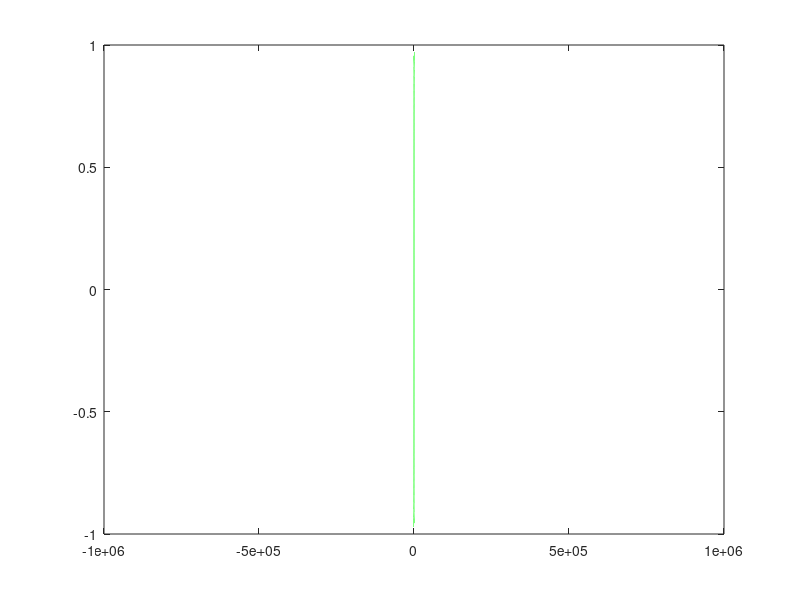

The MATLAB script that drew this image:
clear
R = 1000;
C = 8 * 10^(-6);
L = 11*10^(-3);

w = -(10^6):0.1:(10^6);
H = (w*R*C)./sqrt((1-L*C*w.^2).^2+(w*R*C).^2);

plot(w, H, 'g');


